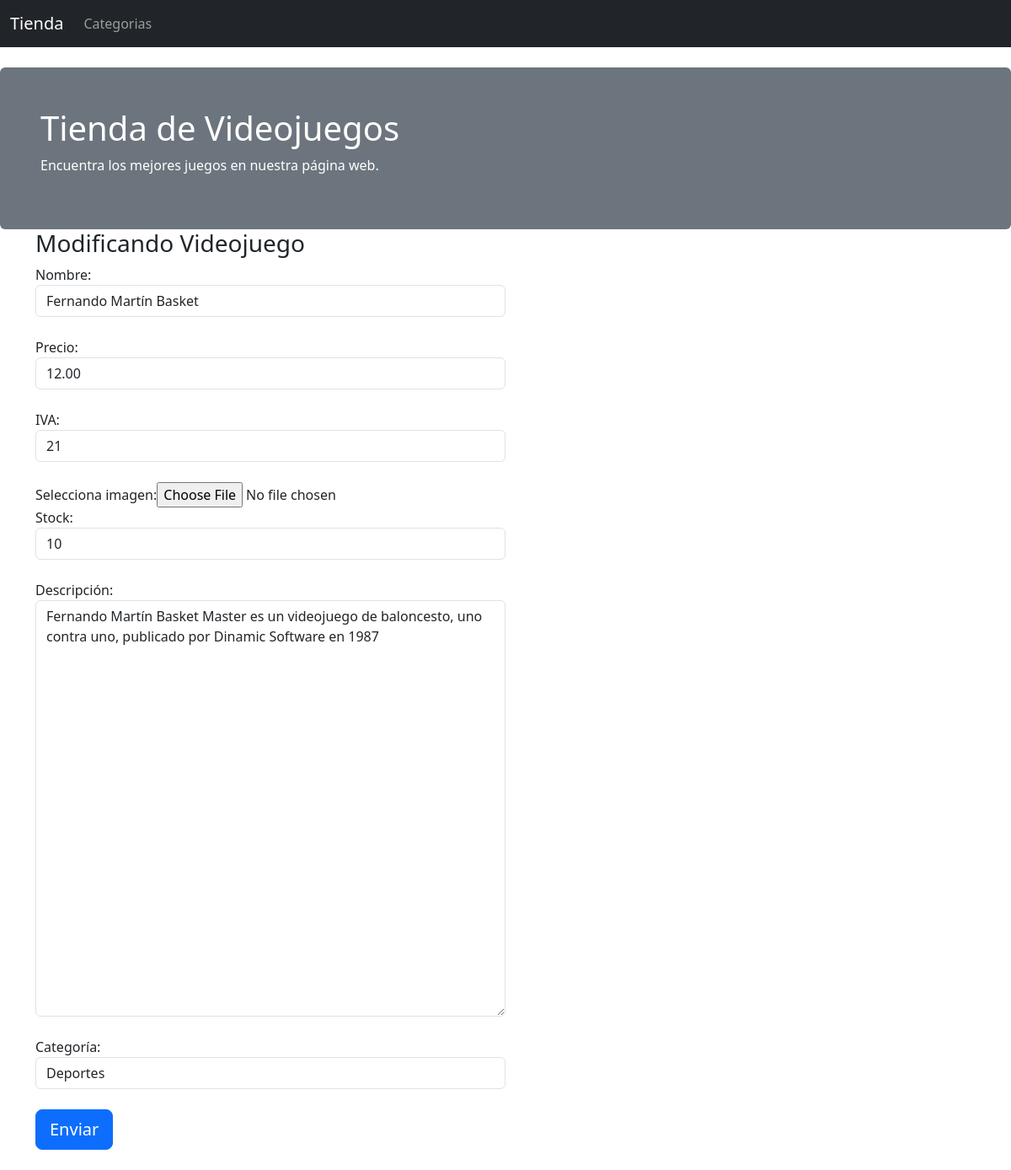
The page /articulos/1/edit on the database as committed earlier.
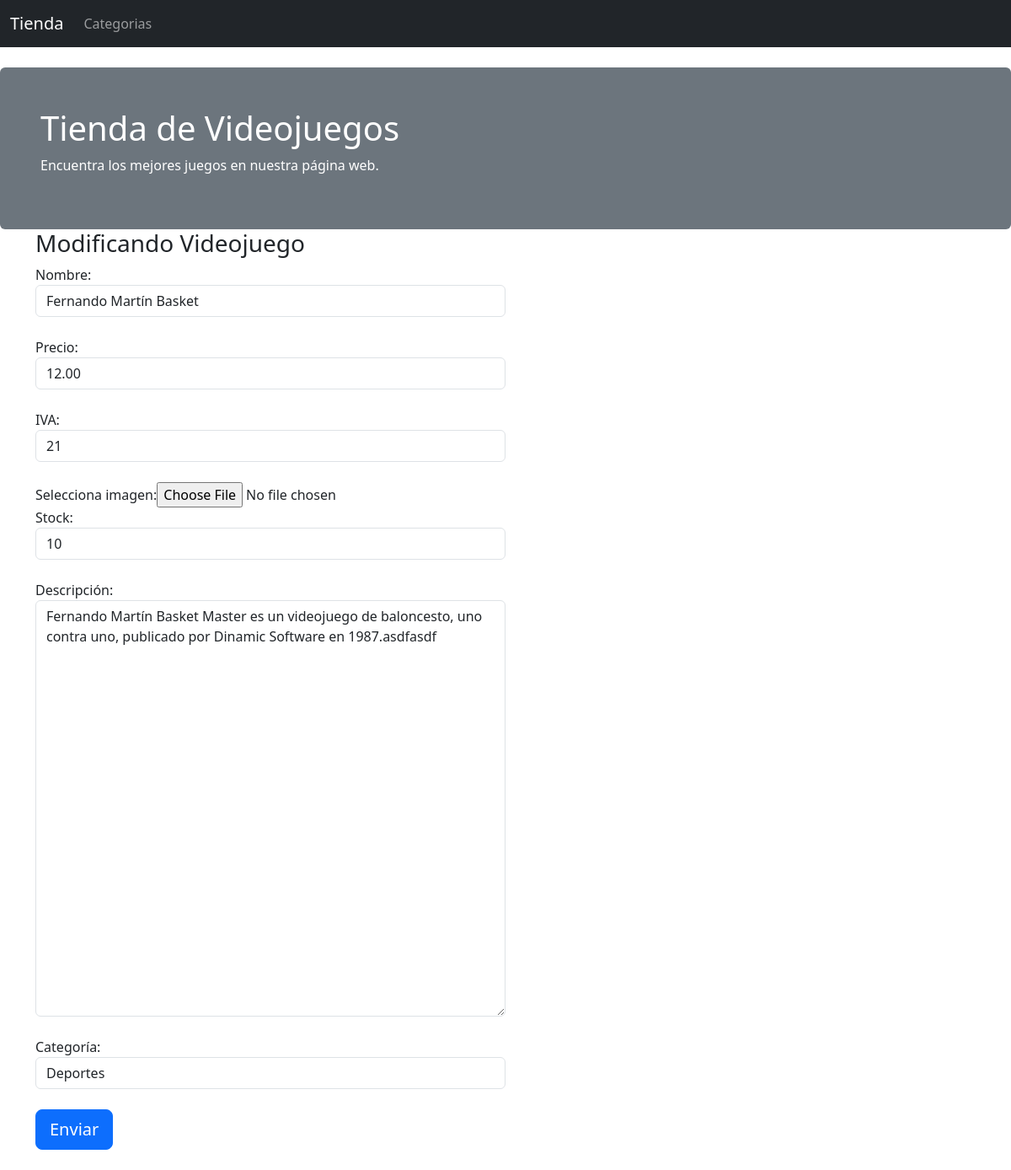
The same page on the database as committed later.
### aplicacion/models.py (models this page shows, shortened)
class Articulos(db.Model):
    __tablename__ = 'articulos'
    id = Column(Integer, primary_key=True)
    nombre = Column(String(100), nullable=False)
    precio = Column(Float, default=0)
    iva = Column(Integer, default=21)
    descripcion = Column(String(255))
    image = Column(String(255))
    stock = Column(Integer, default=0)
    CategoriaId = Column(Integer, ForeignKey('categorias.id'), nullable=False)
    categoria = relationship("Categorias", back_populates="articulos")

### aplicacion/app.py (the view, shortened to what this page needs)
@app.route('/articulos/<id>/edit', methods=["get","post"])
def articulos_edit(id):
    art=Articulos.query.get(id)
    if art is None:
        abort(404)
    form=formArticulo(obj=art)
    categorias=[(c.id, c.nombre) for c in Categorias.query.all()[0:]]
    form.CategoriaId.choices = categorias
    return render_template("articulos_new.html",form=form)

### aplicacion/forms.py
class formArticulo(FlaskForm):
    nombre=StringField("Nombre:",validators=[DataRequired("Tienes que introducir el dato")])
    precio=DecimalField("Precio:",default=0,validators=[DataRequired("Tienes que introducir el dato")])
    iva=IntegerField("IVA:",default=21,validators=[DataRequired("Tienes que introducir el dato")])
    descripcion= TextAreaField("Descripción:")
    photo = FileField('Selecciona imagen:')
    stock=IntegerField("Stock:",default=1,validators=[DataRequired("Tienes que introducir el dato")])
    CategoriaId=SelectField("Categoría:",coerce=int)
    submit = SubmitField('Enviar')

### aplicacion/templates/articulos_new.html (shortened to what this page needs)
{% extends "base2.html" %}
{% block contenido %}
<div class="container">
    <div class="col-md-6">
        <h3>
            {% if form.nombre.data %} Modificando Videojuego {% else %} Nuevo Videojuego {% endif %}
        </h3>
        <form class="form-horizontal" method="post" enctype="multipart/form-data">
            <div class="form-group">
                {{ form.nombre.label() }}{{form.nombre(size="100",class="form-control")}}<br />
            </div>
            <div class="form-group">
                {{ form.precio.label() }}{{form.precio(size="10",class="form-control")}}<br />
            </div>
            <div class="form-group">
                {{ form.iva.label() }}{{form.iva(size="10",class="form-control")}}<br />
            </div>
            <div class="form-group">
                {{ form.photo.label() }}{{form.photo()}}<br />
            </div>
            <div class="form-group">
                {{ form.stock.label() }}{{form.stock(size="10",class="form-control")}}<br />
            </div>
            <div class="form-group">
                {{ form.descripcion.label() }}<br />{{form.descripcion(rows="20",cols="60",class="form-control")}}<br />
            </div>
            <div class="form-group"> {{ form.CategoriaId.label() }}{{form.CategoriaId(class="form-control")}}<br />
            </div>
            {{form.submit(class="btn btn-lg btn-primary btn-block")}}
        </form><br />
    </div>
</div>
{% endblock %}

Rows that differ between the two databases and show on the page:
changed Articulos "Fernando Martín Basket": descripcion "Fernando Martín Basket Master es un videojuego de baloncesto, uno contra uno, publicado por Dinamic Software en 1987" → "Fernando Martín Basket Master es un videojuego de baloncesto, uno contra uno, publicado por Dinamic Software en 1987.asdfasdf"
